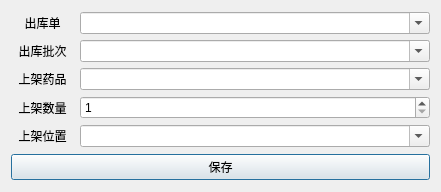
<?xml version="1.0" encoding="UTF-8"?>
<ui version="4.0">
 <class>ShelvesDialog</class>
 <widget class="QDialog" name="ShelvesDialog">
  <property name="geometry">
   <rect>
    <x>0</x>
    <y>0</y>
    <width>441</width>
    <height>192</height>
   </rect>
  </property>
  <property name="windowTitle">
   <string>Dialog</string>
  </property>
  <layout class="QGridLayout" name="gridLayout_2">
   <item row="0" column="0">
    <layout class="QGridLayout" name="gridLayout">
     <item row="0" column="1">
      <widget class="QComboBox" name="stock_out_list_combox">
       <property name="sizePolicy">
        <sizepolicy hsizetype="Fixed" vsizetype="Fixed">
         <horstretch>0</horstretch>
         <verstretch>0</verstretch>
        </sizepolicy>
       </property>
       <property name="minimumSize">
        <size>
         <width>350</width>
         <height>0</height>
        </size>
       </property>
       <property name="editable">
        <bool>true</bool>
       </property>
      </widget>
     </item>
     <item row="2" column="1">
      <widget class="QComboBox" name="shelves_drug_combox">
       <property name="editable">
        <bool>true</bool>
       </property>
      </widget>
     </item>
     <item row="2" column="0">
      <widget class="QLabel" name="label_2">
       <property name="text">
        <string>上架药品</string>
       </property>
       <property name="alignment">
        <set>Qt::AlignmentFlag::AlignCenter</set>
       </property>
      </widget>
     </item>
     <item row="3" column="1">
      <widget class="QSpinBox" name="shelves_number_spinBox">
       <property name="minimum">
        <number>1</number>
       </property>
       <property name="maximum">
        <number>999999999</number>
       </property>
      </widget>
     </item>
     <item row="1" column="0">
      <widget class="QLabel" name="label_4">
       <property name="text">
        <string>出库批次</string>
       </property>
       <property name="alignment">
        <set>Qt::AlignmentFlag::AlignCenter</set>
       </property>
      </widget>
     </item>
     <item row="0" column="0">
      <widget class="QLabel" name="label">
       <property name="text">
        <string>出库单</string>
       </property>
       <property name="alignment">
        <set>Qt::AlignmentFlag::AlignCenter</set>
       </property>
      </widget>
     </item>
     <item row="3" column="0">
      <widget class="QLabel" name="label_3">
       <property name="text">
        <string>上架数量</string>
       </property>
       <property name="alignment">
        <set>Qt::AlignmentFlag::AlignCenter</set>
       </property>
      </widget>
     </item>
     <item row="1" column="1">
      <widget class="QComboBox" name="stock_out_batch_combox">
       <property name="editable">
        <bool>true</bool>
       </property>
      </widget>
     </item>
     <item row="4" column="0">
      <widget class="QLabel" name="label_5">
       <property name="text">
        <string>上架位置</string>
       </property>
       <property name="alignment">
        <set>Qt::AlignmentFlag::AlignCenter</set>
       </property>
      </widget>
     </item>
     <item row="4" column="1">
      <widget class="QComboBox" name="shelves_location_combox">
       <property name="editable">
        <bool>true</bool>
       </property>
      </widget>
     </item>
    </layout>
   </item>
   <item row="2" column="0">
    <widget class="QPushButton" name="shelves_add_save_btn">
     <property name="text">
      <string>保存</string>
     </property>
    </widget>
   </item>
  </layout>
 </widget>
 <resources/>
 <connections/>
</ui>
